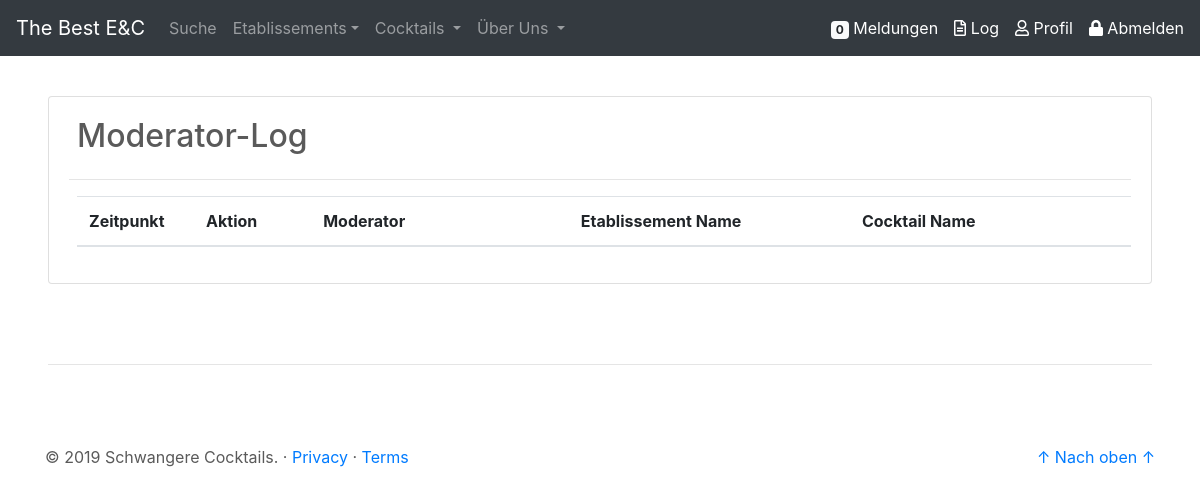
Page /site/profil_log.php (signed in) on the earlier database version.
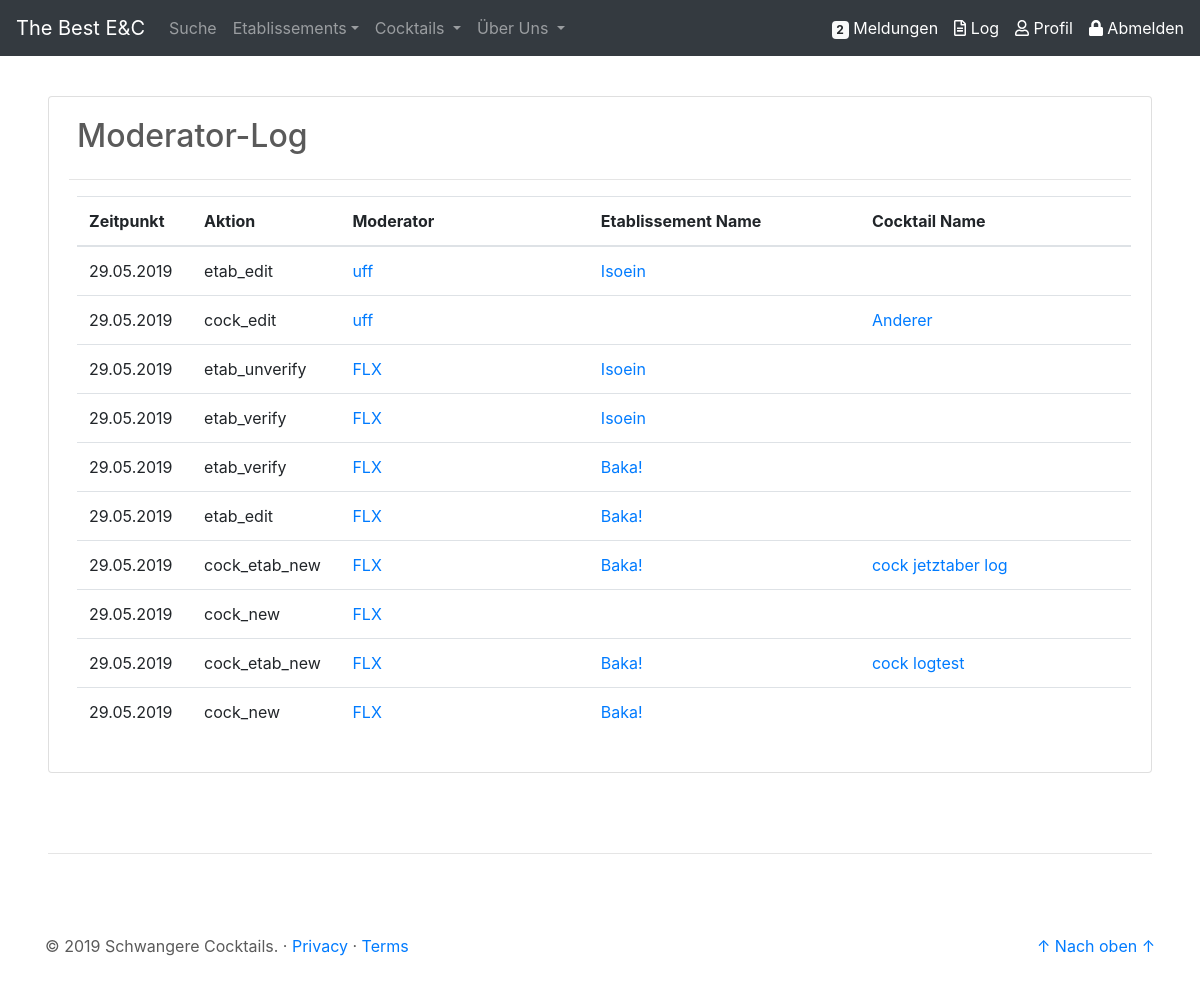
Same page on the later database version.
### tables this page shows
CREATE TABLE `log` (
  `id` int(11) NOT NULL,
  `ts` timestamp NOT NULL DEFAULT CURRENT_TIMESTAMP,
  `mod_id` int(11) NOT NULL,
  `aktion` enum('etab_new','cock_new','cock_etab_new','etab_edit','cock_edit','etab_verify','etab_unverify') NOT NULL,
  `etab_id` int(11) DEFAULT NULL,
  `cock_id` int(11) DEFAULT NULL
);

CREATE TABLE `user` (
  `id` int(11) NOT NULL,
  `email` varchar(50) NOT NULL,
  `passwort` varchar(255) NOT NULL,
  `username` varchar(25) NOT NULL,
  `vorname` varchar(25) DEFAULT NULL,
  `nachname` varchar(25) DEFAULT NULL,
  `age` tinyint(3) DEFAULT NULL,
  `beruf` varchar(25) DEFAULT NULL,
  `created_at` timestamp NOT NULL DEFAULT CURRENT_TIMESTAMP,
  `updated_at` timestamp NULL DEFAULT NULL,
  `rang` tinyint(1) NOT NULL DEFAULT '0',
  `img` blob
);

CREATE TABLE `etab` (
  `id` int(11) NOT NULL,
  `name` varchar(50) NOT NULL,
  `ort` varchar(50) NOT NULL,
  `anschrift` varchar(50) NOT NULL,
  `verifiziert` tinyint(1) NOT NULL DEFAULT '0',
  `img` longblob NOT NULL
);

CREATE TABLE `cock` (
  `id` int(11) NOT NULL,
  `name` varchar(50) NOT NULL,
  `beschreibung` text NOT NULL,
  `img` longblob NOT NULL
);

### php/db/select_meldung_count.php (called while the page is built, shortened)
<?php
$pdo = new PDO('mysql:host=localhost;dbname=tbec', 'root', '');
$statement = $pdo->prepare(
       "SELECT count(id)
         FROM meldung m
         WHERE status = 0"
);
$result = $statement->execute();
$meldungCount = $statement->fetch();

### php/db/select_log.php (called while the page is built, shortened)
<?php
$pdo = new PDO('mysql:host=localhost;dbname=tbec', 'root', '');
$statement = $pdo->prepare(
       "SELECT l.id as id,
               l.ts as lts,
               l.mod_id as mod_id,
               u.username as uname,
               l.aktion as aktion,
               l.etab_id as eid,
               e.name as ename,
               l.cock_id as cid,
               c.name as cname
         FROM log l
            LEFT JOIN cock c
                ON c.id = l.cock_id
            LEFT JOIN etab e
                ON e.id = l.etab_id
            LEFT JOIN user u
                ON u.id = l.mod_id
         ORDER BY l.ts DESC"
);
$result = $statement->execute();
$logInfo = $statement->fetchAll();
for ($i = 0; $i < count($logInfo); $i++) {
    $logInfo[$i]["lts"] = date("d.m.Y", strtotime($logInfo[$i]['lts']));
 }

### site/profil_log.php (the view, shortened to what the changed rows need)
<?php
include('../php/db/select_log.php');
?>
<!doctype html>
<html lang="de">
<head>
    <link rel="stylesheet" href="https://stackpath.bootstrapcdn.com/bootstrap/4.3.1/css/bootstrap.min.css">
    <link href="../css/csstoolbox.css" rel="stylesheet">
</head>
<body class="center-block">
    <header role="header">
        <?php
        include('../php/buildHeader.php');
        ?>
    </header>
    <main role="main">
        <div class="mt-5 ml-5 mr-5">
            <div class="card card-body">
                <h2 class="ml-2">Moderator-Log</h2>
                <div class="ml-2">
                    <?php
                    echo '
					<table class="table">
						<thead>
							<tr>
								<th scope="col" style="width: 10.00%">Zeitpunkt</th>
                                <th scope="col" style="width: 10.00%">Aktion</th>
                                <th scope="col" style="width: 22.00%">Moderator</th>
								<th scope="col" style="width: 24.00%">Etablissement Name</th>
                                <th scope="col" style="width: 24.00%">Cocktail Name</th>
							</tr>
						</thead>
					    <tbody>';
                    for ($i = 0; $i < count($logInfo); $i++) {
                        echo '<tr>';
                        echo '<td>' . $logInfo[$i]["lts"] . '</td>';
                        echo '<td>' . $logInfo[$i]["aktion"] . '</td>';
                        echo '<td><a href="../site/profil_other.php?showUser=' . $logInfo[$i]["mod_id"] . '">' . $logInfo[$i]["uname"] . '</a></td>';
                        echo '<td><a href="../site/etablissement_details.php?etab_id=' . $logInfo[$i]["eid"] . '">' . $logInfo[$i]["ename"] . '</a></td>';
                        echo '<td><a href="../site/cocktail_details.php?cock_id=' . $logInfo[$i]["cid"] . '">' . $logInfo[$i]["cname"] . '</a></td>';
                        echo '</tr>';
                    }
                    echo '</tbody></table>';
                    ?>
                </div>
            </div>
        </div>
    </main>
</body>
</html>

### php/buildHeader.php (shortened to what the changed rows need)
<?php
$searchActive = "";
$cocktailActive = "";
$etablissementActive = "";
$uberUnsActive = "";
echo '
    <nav class="navbar navbar-expand-md navbar-dark fixed-top bg-dark">
        <div class="collapse navbar-collapse" id="navbarCollapse">
            <ul class="navbar-nav mr-auto">
                <li class="nav-item ' . $searchActive . '">
                </li>
                <li class="nav-item dropdown  ' . $etablissementActive . '">
                </li>
                <li class="nav-item dropdown ' . $cocktailActive . '">
                </li>
				<li class="nav-item dropdown ' . $uberUnsActive . '">
				</li>
            </ul>';
if (isset($_SESSION['userId'])) {
    if ($_SESSION['rang'] == 2) {
        include('../php/db/select_meldung_count.php');
        echo '<a href="../site/profil_meldung.php" class="profil-nav mr-3"><span class="badge badge-light">' . $meldungCount[0] . '</span></button> Meldungen</a>';
        echo '<a href="../site/profil_log.php" class="profil-nav mr-3"><i class="far fa-file-alt"></i> Log</a>';
    }
} else {
    echo '<a href="../site/signin.php" class="profil-nav"><i class="fas fa-unlock"></i> Anmelden</a>';
}
echo '
        </div>
    </nav>';

Differences in the rows shown:
added log: lts "29.05.2019", aktion "etab_edit", mod.username "uff", etab.name "Isoein"
added log: lts "29.05.2019", aktion "cock_edit", mod.username "uff", cock.name "Anderer"
added log: lts "29.05.2019", aktion "etab_unverify", mod.username "FLX", etab.name "Isoein"
added log: lts "29.05.2019", aktion "etab_verify", mod.username "FLX", etab.name "Isoein"
added log: lts "29.05.2019", aktion "etab_verify", mod.username "FLX", etab.name "Baka!"
added log: lts "29.05.2019", aktion "etab_edit", mod.username "FLX", etab.name "Baka!"
added log: lts "29.05.2019", aktion "cock_etab_new", mod.username "FLX", etab.name "Baka!", cock.name "cock jetztaber log"
added log: lts "29.05.2019", aktion "cock_new", mod.username "FLX"
added log: lts "29.05.2019", aktion "cock_etab_new", mod.username "FLX", etab.name "Baka!", cock.name "cock logtest"
added log: lts "29.05.2019", aktion "cock_new", mod.username "FLX", etab.name "Baka!"
Other differences:
$meldungCount[0]: "0" → "2"
